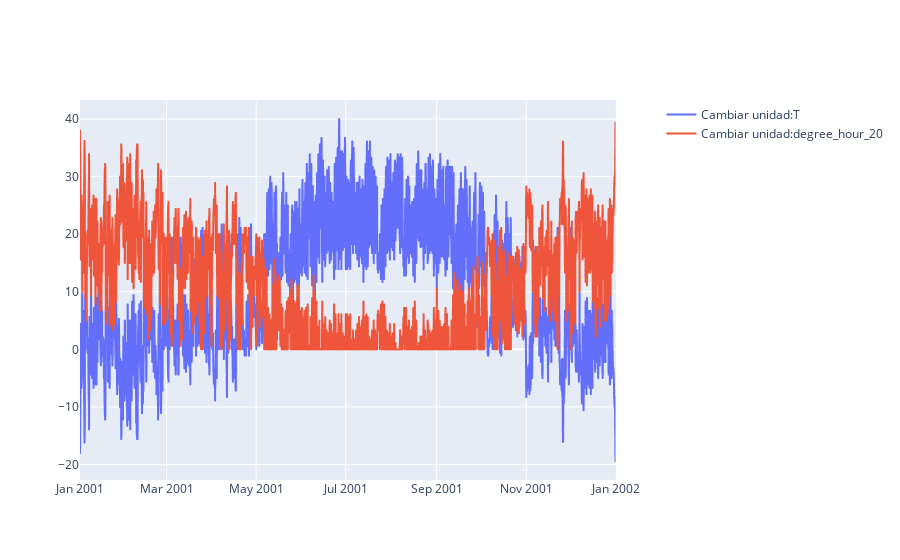

Source (notebook cell):
### Code cell
sim.plot(pro.dates(),[pro.component("Cambiar unidad").variable("T"),pro.component("Cambiar unidad").variable("degree_hour_20")])

### Figure 1 — Plotly figure (JSON) as saved in the notebook; plotly's stock layout.template omitted (floating-point values rounded to 4 significant figures; data arrays with more than 128 entries replaced by an {"elided": "..."} marker saying what was removed)
{"data": [{"hovertemplate": "date=%{x}<br>Cambiar unidad:T=%{y}<extra></extra>", "legendgroup": "", "line": {"dash": "solid"}, "marker": {"symbol": "circle"}, "mode": "lines", "name": "Cambiar unidad:T", "showlegend": true, "type": "scattergl", "x": {"elided": "8760 str values"}, "xaxis": "x", "y": {"elided": "8760 float values"}, "yaxis": "y"}, {"hovertemplate": "date=%{x}<br>Cambiar unidad:degree_hour_20=%{y}<extra></extra>", "legendgroup": "", "line": {"dash": "solid"}, "marker": {"symbol": "circle"}, "mode": "lines", "name": "Cambiar unidad:degree_hour_20", "showlegend": true, "type": "scattergl", "x": {"elided": "8760 str values"}, "xaxis": "x", "y": {"elided": "8760 float values"}, "yaxis": "y"}], "layout": {"xaxis": {"anchor": "y", "domain": [0, 0.94]}, "yaxis": {"anchor": "x", "domain": [0, 1]}, "yaxis2": {"anchor": "x", "overlaying": "y", "side": "right"}}}
